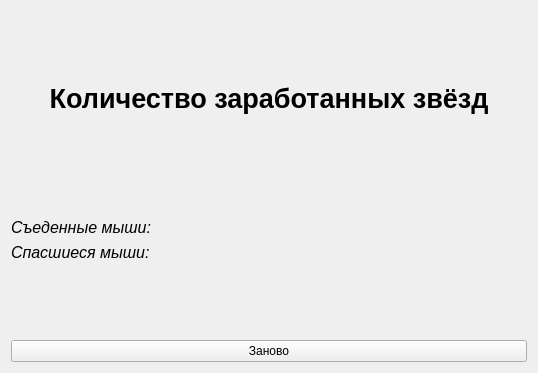
<?xml version="1.0" encoding="UTF-8"?>
<ui version="4.0">
 <class>AwardWidget</class>
 <widget class="QWidget" name="AwardWidget">
  <property name="windowModality">
   <enum>Qt::NonModal</enum>
  </property>
  <property name="geometry">
   <rect>
    <x>0</x>
    <y>0</y>
    <width>538</width>
    <height>373</height>
   </rect>
  </property>
  <property name="sizePolicy">
   <sizepolicy hsizetype="Preferred" vsizetype="Preferred">
    <horstretch>0</horstretch>
    <verstretch>0</verstretch>
   </sizepolicy>
  </property>
  <property name="windowTitle">
   <string>Form</string>
  </property>
  <layout class="QVBoxLayout" name="verticalLayout">
   <item>
    <spacer name="verticalSpacer_2">
     <property name="orientation">
      <enum>Qt::Vertical</enum>
     </property>
     <property name="sizeHint" stdset="0">
      <size>
       <width>20</width>
       <height>40</height>
      </size>
     </property>
    </spacer>
   </item>
   <item>
    <widget class="QLabel" name="label_4">
     <property name="font">
      <font>
       <pointsize>20</pointsize>
       <bold>true</bold>
      </font>
     </property>
     <property name="text">
      <string>Количество заработанных звёзд</string>
     </property>
     <property name="alignment">
      <set>Qt::AlignCenter</set>
     </property>
    </widget>
   </item>
   <item>
    <layout class="QHBoxLayout" name="horizontalLayout">
     <item>
      <spacer name="horizontalSpacer">
       <property name="orientation">
        <enum>Qt::Horizontal</enum>
       </property>
       <property name="sizeHint" stdset="0">
        <size>
         <width>40</width>
         <height>20</height>
        </size>
       </property>
      </spacer>
     </item>
     <item>
      <widget class="QLabel" name="labelst1">
       <property name="text">
        <string/>
       </property>
       <property name="pixmap">
        <pixmap resource="image.qrc">:/free-icon-star-1828884.png</pixmap>
       </property>
       <property name="alignment">
        <set>Qt::AlignCenter</set>
       </property>
      </widget>
     </item>
     <item>
      <widget class="QLabel" name="labelst2">
       <property name="text">
        <string/>
       </property>
       <property name="pixmap">
        <pixmap resource="image.qrc">:/free-icon-star-1828884.png</pixmap>
       </property>
       <property name="alignment">
        <set>Qt::AlignCenter</set>
       </property>
      </widget>
     </item>
     <item>
      <widget class="QLabel" name="labelst3">
       <property name="text">
        <string/>
       </property>
       <property name="pixmap">
        <pixmap resource="image.qrc">:/screenshot_4-removebg-preview.q4oFO.png</pixmap>
       </property>
       <property name="scaledContents">
        <bool>false</bool>
       </property>
       <property name="alignment">
        <set>Qt::AlignCenter</set>
       </property>
      </widget>
     </item>
     <item>
      <spacer name="horizontalSpacer_2">
       <property name="orientation">
        <enum>Qt::Horizontal</enum>
       </property>
       <property name="sizeHint" stdset="0">
        <size>
         <width>40</width>
         <height>20</height>
        </size>
       </property>
      </spacer>
     </item>
    </layout>
   </item>
   <item>
    <spacer name="verticalSpacer_3">
     <property name="orientation">
      <enum>Qt::Vertical</enum>
     </property>
     <property name="sizeHint" stdset="0">
      <size>
       <width>20</width>
       <height>40</height>
      </size>
     </property>
    </spacer>
   </item>
   <item>
    <layout class="QFormLayout" name="formLayout">
     <item row="0" column="0">
      <widget class="QLabel" name="label">
       <property name="font">
        <font>
         <pointsize>12</pointsize>
         <italic>true</italic>
        </font>
       </property>
       <property name="text">
        <string>Съеденные мыши:</string>
       </property>
      </widget>
     </item>
     <item row="0" column="1">
      <widget class="QLabel" name="labelEat">
       <property name="font">
        <font>
         <pointsize>12</pointsize>
         <italic>true</italic>
         <bold>true</bold>
        </font>
       </property>
       <property name="frameShape">
        <enum>QFrame::NoFrame</enum>
       </property>
       <property name="text">
        <string/>
       </property>
      </widget>
     </item>
     <item row="1" column="0">
      <widget class="QLabel" name="label_3">
       <property name="font">
        <font>
         <pointsize>12</pointsize>
         <italic>true</italic>
        </font>
       </property>
       <property name="text">
        <string>Спасшиеся мыши:</string>
       </property>
      </widget>
     </item>
     <item row="1" column="1">
      <widget class="QLabel" name="labelRescue">
       <property name="font">
        <font>
         <pointsize>12</pointsize>
         <italic>true</italic>
         <bold>true</bold>
        </font>
       </property>
       <property name="text">
        <string/>
       </property>
      </widget>
     </item>
    </layout>
   </item>
   <item>
    <spacer name="verticalSpacer">
     <property name="orientation">
      <enum>Qt::Vertical</enum>
     </property>
     <property name="sizeHint" stdset="0">
      <size>
       <width>20</width>
       <height>40</height>
      </size>
     </property>
    </spacer>
   </item>
   <item>
    <widget class="QPushButton" name="pushButtonAgain">
     <property name="text">
      <string>Заново</string>
     </property>
    </widget>
   </item>
  </layout>
 </widget>
 <resources>
  <include location="image.qrc"/>
 </resources>
 <connections/>
</ui>
